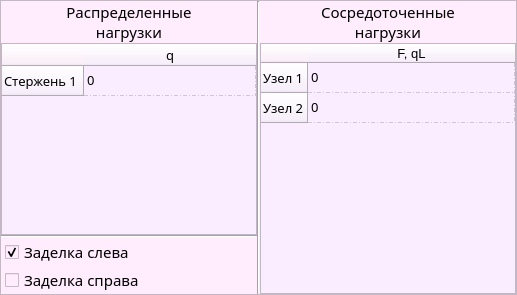
                    <widget class="QFrame" name="DescriptionPowerFrame">
                     <property name="font">
                      <font>
                       <family>Montserrat</family>
                       <pointsize>11</pointsize>
                      </font>
                     </property>
                     <property name="styleSheet">
                      <string notr="true">background-color : rgb(255, 237, 254);</string>
                     </property>
                     <property name="frameShape">
                      <enum>QFrame::StyledPanel</enum>
                     </property>
                     <property name="frameShadow">
                      <enum>QFrame::Raised</enum>
                     </property>
                     <layout class="QGridLayout" name="gridLayout_5">
                      <property name="leftMargin">
                       <number>0</number>
                      </property>
                      <property name="topMargin">
                       <number>0</number>
                      </property>
                      <property name="rightMargin">
                       <number>0</number>
                      </property>
                      <property name="bottomMargin">
                       <number>0</number>
                      </property>
                      <property name="spacing">
                       <number>0</number>
                      </property>
                      <item row="0" column="0">
                       <layout class="QHBoxLayout" name="horizontalLayout_3">
                        <item>
                         <layout class="QVBoxLayout" name="DescriptionPowerRodsVerticalLayout">
                          <property name="spacing">
                           <number>0</number>
                          </property>
                          <property name="rightMargin">
                           <number>0</number>
                          </property>
                          <item>
                           <widget class="QLabel" name="DescriptionPowerRodsLabel">
                            <property name="font">
                             <font>
                              <family>Montserrat</family>
                              <pointsize>11</pointsize>
                             </font>
                            </property>
                            <property name="text">
                             <string>Распределенные
нагрузки</string>
                            </property>
                            <property name="alignment">
                             <set>Qt::AlignCenter</set>
                            </property>
                           </widget>
                          </item>
                          <item>
                           <widget class="QTableWidget" name="TableRodsPowerDescription">
                            <property name="minimumSize">
                             <size>
                              <width>197</width>
                              <height>130</height>
                             </size>
                            </property>
                            <property name="font">
                             <font>
                              <family>Montserrat</family>
                              <pointsize>10</pointsize>
                             </font>
                            </property>
                            <property name="styleSheet">
                             <string notr="true">background-color: #FAEDFF;</string>
                            </property>
                            <property name="frameShadow">
                             <enum>QFrame::Raised</enum>
                            </property>
                            <property name="gridStyle">
                             <enum>Qt::DashDotLine</enum>
                            </property>
                            <property name="cornerButtonEnabled">
                             <bool>false</bool>
                            </property>
                            <attribute name="horizontalHeaderStretchLastSection">
                             <bool>true</bool>
                            </attribute>
                            <row>
                             <property name="text">
                              <string>Cтержень 1</string>
                             </property>
                             <property name="font">
                              <font>
                               <family>Montserrat</family>
                               <pointsize>10</pointsize>
                               <hintingpreference>PreferFullHinting</hintingpreference>
                              </font>
                             </property>
                            </row>
                            <column>
                             <property name="text">
                              <string>q</string>
                             </property>
                             <property name="font">
                              <font>
                               <family>Montserrat</family>
                               <pointsize>10</pointsize>
                               <hintingpreference>PreferFullHinting</hintingpreference>
                              </font>
                             </property>
                            </column>
                            <item row="0" column="0">
                             <property name="text">
                              <string>0</string>
                             </property>
                             <property name="font">
                              <font>
                               <family>Montserrat</family>
                               <pointsize>10</pointsize>
                              </font>
                             </property>
                            </item>
                           </widget>
                          </item>
                          <item>
                           <widget class="Line" name="line_7">
                            <property name="orientation">
                             <enum>Qt::Horizontal</enum>
                            </property>
                           </widget>
                          </item>
                          <item>
                           <layout class="QVBoxLayout" name="ChoiceSealingVerticalLayout" stretch="0,0">
                            <property name="spacing">
                             <number>0</number>
                            </property>
                            <property name="leftMargin">
                             <number>4</number>
                            </property>
                            <property name="rightMargin">
                             <number>0</number>
                            </property>
                            <item>
                             <widget class="QCheckBox" name="CheckBoxLeftSealing">
                              <property name="font">
                               <font>
                                <family>Montserrat</family>
                                <pointsize>11</pointsize>
                               </font>
                              </property>
                              <property name="styleSheet">
                               <string notr="true">QCheckBox:hover {
background-color: rgba(255, 255, 255, 80);
border: 1px solid rgba(255, 255, 255, 80);
border-radius: 1px;
}

QCheckBox:pressed {
background-color: rgba(255, 255, 255, 160);
border: 1px solid rgba(255, 255, 255, 160);
border-radius: 1px;
}
</string>
                              </property>
                              <property name="text">
                               <string>Заделка слева</string>
                              </property>
                              <property name="icon">
                               <iconset resource="res-rc.qrc">
                                <normaloff>:/icon/icons/left_sealing.svg</normaloff>:/icon/icons/left_sealing.svg</iconset>
                              </property>
                              <property name="checked">
                               <bool>true</bool>
                              </property>
                             </widget>
                            </item>
                            <item>
                             <widget class="QCheckBox" name="CheckBoxRightSealing">
                              <property name="font">
                               <font>
                                <family>Montserrat</family>
                                <pointsize>11</pointsize>
                               </font>
                              </property>
                              <property name="styleSheet">
                               <string notr="true">QCheckBox:hover {
background-color: rgba(255, 255, 255, 80);
border: 1px solid rgba(255, 255, 255, 80);
border-radius: 1px;
}

QCheckBox:pressed {
background-color: rgba(255, 255, 255, 160);
border: 1px solid rgba(255, 255, 255, 160);
border-radius: 1px;
}
</string>
                              </property>
                              <property name="text">
                               <string>Заделка справа</string>
                              </property>
                              <property name="icon">
                               <iconset resource="res-rc.qrc">
                                <normaloff>:/icon/icons/right_sealing.svg</normaloff>:/icon/icons/right_sealing.svg</iconset>
                              </property>
                             </widget>
                            </item>
                           </layout>
                          </item>
                         </layout>
                        </item>
                        <item>
                         <widget class="Line" name="line_5">
                          <property name="orientation">
                           <enum>Qt::Vertical</enum>
                          </property>
                         </widget>
                        </item>
                        <item>
                         <layout class="QVBoxLayout" name="DescriptionPowerKontsVerticalLayout">
                          <property name="spacing">
                           <number>0</number>
                          </property>
                          <property name="leftMargin">
                           <number>0</number>
                          </property>
                          <item>
                           <widget class="QLabel" name="DescriptionPowerKontsLabel">
                            <property name="minimumSize">
                             <size>
                              <width>0</width>
                              <height>38</height>
                             </size>
                            </property>
                            <property name="font">
                             <font>
                              <family>Montserrat</family>
                              <pointsize>11</pointsize>
                             </font>
                            </property>
                            <property name="text">
                             <string>Сосредоточенные
нагрузки</string>
                            </property>
                            <property name="alignment">
                             <set>Qt::AlignCenter</set>
                            </property>
                           </widget>
                          </item>
                          <item>
                           <widget class="QTableWidget" name="TableKontsPowerDescription">
                            <property name="minimumSize">
                             <size>
                              <width>150</width>
                              <height>140</height>
                             </size>
                            </property>
                            <property name="font">
                             <font>
                              <family>Montserrat</family>
                             </font>
                            </property>
                            <property name="styleSheet">
                             <string notr="true">background-color: #FAEDFF;</string>
                            </property>
                            <property name="frameShadow">
                             <enum>QFrame::Raised</enum>
                            </property>
                            <property name="gridStyle">
                             <enum>Qt::DashDotLine</enum>
                            </property>
                            <property name="cornerButtonEnabled">
                             <bool>false</bool>
                            </property>
                            <attribute name="horizontalHeaderMinimumSectionSize">
                             <number>72</number>
                            </attribute>
                            <attribute name="horizontalHeaderDefaultSectionSize">
                             <number>72</number>
                            </attribute>
                            <attribute name="horizontalHeaderStretchLastSection">
                             <bool>true</bool>
                            </attribute>
                            <row>
                             <property name="text">
                              <string>Узел 1</string>
                             </property>
                             <property name="font">
                              <font>
                               <family>Montserrat</family>
                               <pointsize>10</pointsize>
                              </font>
                             </property>
                            </row>
                            <row>
                             <property name="text">
                              <string>Узел 2</string>
                             </property>
                             <property name="font">
                              <font>
                               <family>Montserrat</family>
                               <pointsize>10</pointsize>
                              </font>
                             </property>
                            </row>
                            <column>
                             <property name="text">
                              <string>F, qL</string>
                             </property>
                             <property name="font">
                              <font>
                               <pointsize>10</pointsize>
                              </font>
                             </property>
                            </column>
                            <item row="0" column="0">
                             <property name="text">
                              <string>0</string>
                             </property>
                             <property name="font">
                              <font>
                               <pointsize>10</pointsize>
                              </font>
                             </property>
                            </item>
                            <item row="1" column="0">
                             <property name="text">
                              <string>0</string>
                             </property>
                             <property name="font">
                              <font>
                               <pointsize>10</pointsize>
                              </font>
                             </property>
                            </item>
                           </widget>
                          </item>
                         </layout>
                        </item>
                       </layout>
                      </item>
                     </layout>
                    </widget>
